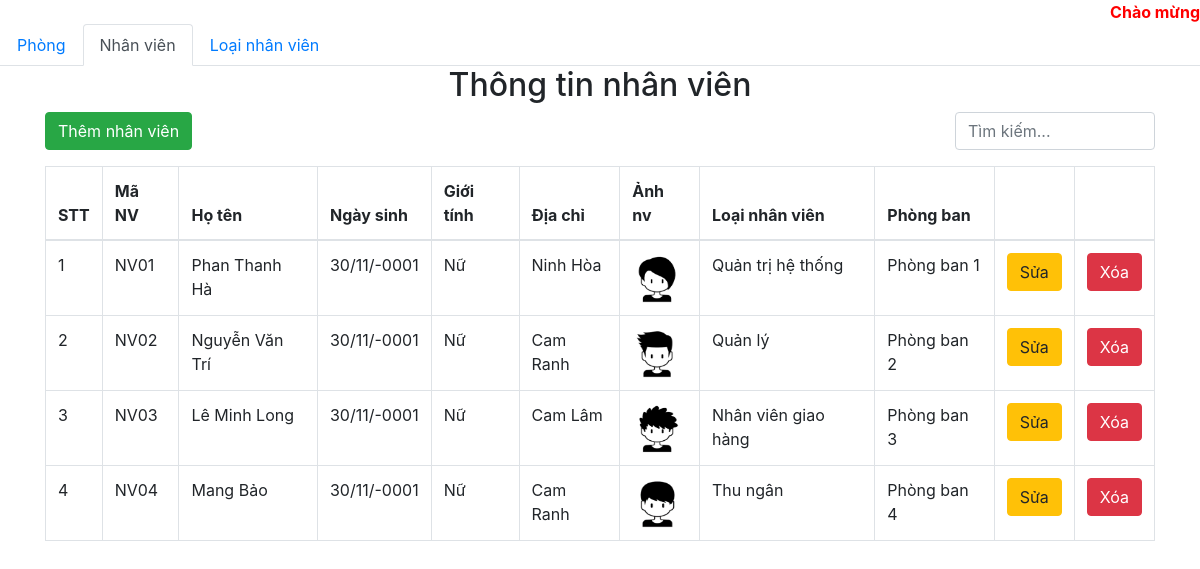
/nhanvien/index.php, run on an earlier commit of the app's database.
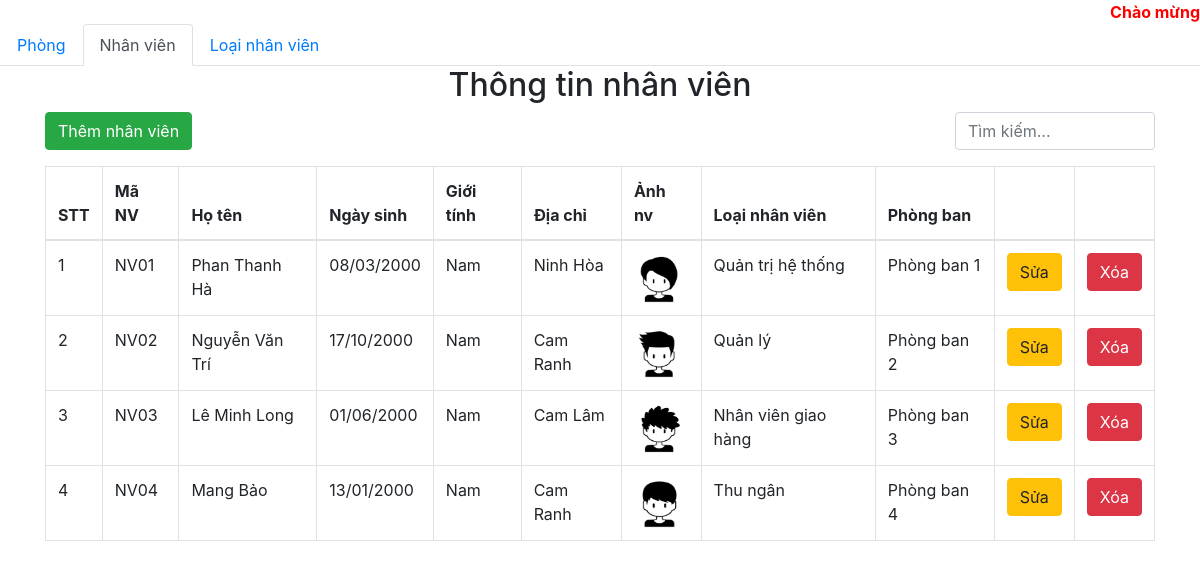
And on a later commit of the database.
### tables this page shows
create table nhanvien (
	manv varchar(10) not null primary key,
    honv varchar(50) not null,
	tennv varchar(50) not null,	
	ngaysinh date not null,
    gioitinh tinyint not null,
	diachi varchar(50) not null,
	anh varchar(250) not null,
	maloai varchar(20) not null,
    maphong varchar(20) not null,
	constraint nv_lnv_fk foreign key (maloai) references loainv (maloai),
    constraint nv_mp_fk foreign key (maphong) references phongban (maphong)
	ON UPDATE CASCADE
	ON DELETE CASCADE
);

create table loainv (
	maloai varchar(20) not null primary key,
	tentl varchar(50) not null
);

create table phongban(
	maphong varchar(20) NOT NULL primary key,
	tenphong varchar(50) NOT NULL
);

### db/connect.php (called while the page is built, shortened)
<?php
function executeResult($sql) {
	$con = mysqli_connect(DB_HOST, DB_USER, DB_PASSWORD, DB_NAME);
	$result = mysqli_query($con, $sql);
	$data   = [];
	if ($result != null){
		while ($row = mysqli_fetch_array($result, 1)) {
			$data[] = $row;
		}
	}
	return $data;
}

### nhanvien/index.php (the view, shortened to what this page needs)
<?php
require_once('../db/connect.php');
?>
<!DOCTYPE html>
<html>
<head>
	<link rel="stylesheet" href="https://maxcdn.bootstrapcdn.com/bootstrap/4.4.1/css/bootstrap.min.css">
</head>
<body>
	<div style="text-align: end;color: red;font-weight: bold;">
		Chào mừng <?php echo $_SESSION['username'];  ?>
	</div>
	<ul class="nav nav-tabs">
		<li class="nav-item">
			<a class="nav-link " href="../phong">Phòng</a>
		</li>
		<li class="nav-item">
			<a class="nav-link active" href="#">Nhân viên</a>
		</li>
		<li class="nav-item">
			<a class="nav-link" href="../loainv">Loại nhân viên</a>
		</li>
	</ul>
	<div class="container">
		<div class="panel panel-primary">
			<div class="panel-heading">
				<h2 class="text-center">Thông tin nhân viên</h2>
			</div>
			<div class="panel-body">
				<div class="row">
					<div class="col-lg-6">
						<a href="add.php">
							<button class="btn btn-success" style="margin-bottom: 15px;">Thêm nhân viên</button>
						</a>
					</div>
					<div class="col-lg-6">
						<form method="get">
							<div class="form-group" style="width: 200px; float: right;">
								<input type="text" class="form-control" placeholder="Tìm kiếm..." id="s" name="s" value="<?php if (isset($_GET['s'])) echo $_GET['s']; ?>">
							</div>
						</form>
					</div>
				</div>
				<table class="table table-bordered table-hover">
					<thead>
						<tr>
							<th width="50px">STT</th>
							<th>Mã NV</th>
							<th>Họ tên</th>
							<th>Ngày sinh</th>
							<th>Giới tính</th>
							<th>Địa chỉ </th>
							<th>Ảnh nv </th>
							<th>Loại nhân viên </th>
							<th>Phòng ban </th>
							<th width="50px"></th>
							<th width="50px"></th>
						</tr>
					</thead>
					<tbody>
						<?php
						$limit = 5;
						$page = 1;
						$firstIndex = ($page - 1) * $limit;
						$additional = '';
						$sql = 'select * from nhanvien left join loainv on nhanvien.maloai = loainv.maloai
						left join phongban on nhanvien.maphong = phongban.maphong
						where 1 ' . $additional . ' limit ' . $firstIndex . ',' . $limit;
						$nhanvienList = executeResult($sql);
						if (!empty($nhanvienList)) {
							foreach ($nhanvienList as $item) {
								$date = str_replace('-', '/', $item['ngaysinh']);
								if ($item['gioitinh'] == "1") {
									$gt = "Nam";
								} else
									$gt = "Nữ";
								echo '
							 <tr>
								 <td>' . (++$firstIndex) . '</td>
								 <td>' . $item['manv'] . '</td>
								 <td>' . $item['honv'] . ' ' . $item['tennv'] . '</td>
								 <td>' . date('d/m/Y', strtotime($date)) . '</td>
								 <td>' . $gt . '</td>
								 <td>' . $item['diachi'] . '</td>
								 <td> <img style="height: 50px; width: 50px;" src="../hinh_nv/' . $item['anh'] . '"/></td>
								 <td>' . $item['tentl'] . '</td>
								 <td>' . $item['tenphong'] . '</td>
								 <td>
									 <a href="edit.php?manv=' . $item['manv'] . '"><button class="btn btn-warning">Sửa</button></a>
								 </td>
								 <td>
									 <a href="delete.php?manv=' . $item['manv'] . '"><button class="btn btn-danger">Xóa</button></a>
								 </td>
							 </tr>';
							}
						} else {
							echo '<tr>';
							echo '<td colspan="11" style="text-align: center; color: red;font-weight: bold;">Không tìm thấy thông tin nhân viên </td>';
							echo '</tr>';
						}
						?>
					</tbody>
				</table>
			</div>
		</div>
	</div>
</body>
</html>

What changed in the data, as far as the page shows it:
changed nhanvien "NV01": ngaysinh "30/11/-0001" → "08/03/2000"; gioitinh "Nữ" → "Nam"
changed nhanvien "NV02": ngaysinh "30/11/-0001" → "17/10/2000"; gioitinh "Nữ" → "Nam"
changed nhanvien "NV03": ngaysinh "30/11/-0001" → "01/06/2000"; gioitinh "Nữ" → "Nam"
changed nhanvien "NV04": ngaysinh "30/11/-0001" → "13/01/2000"; gioitinh "Nữ" → "Nam"
